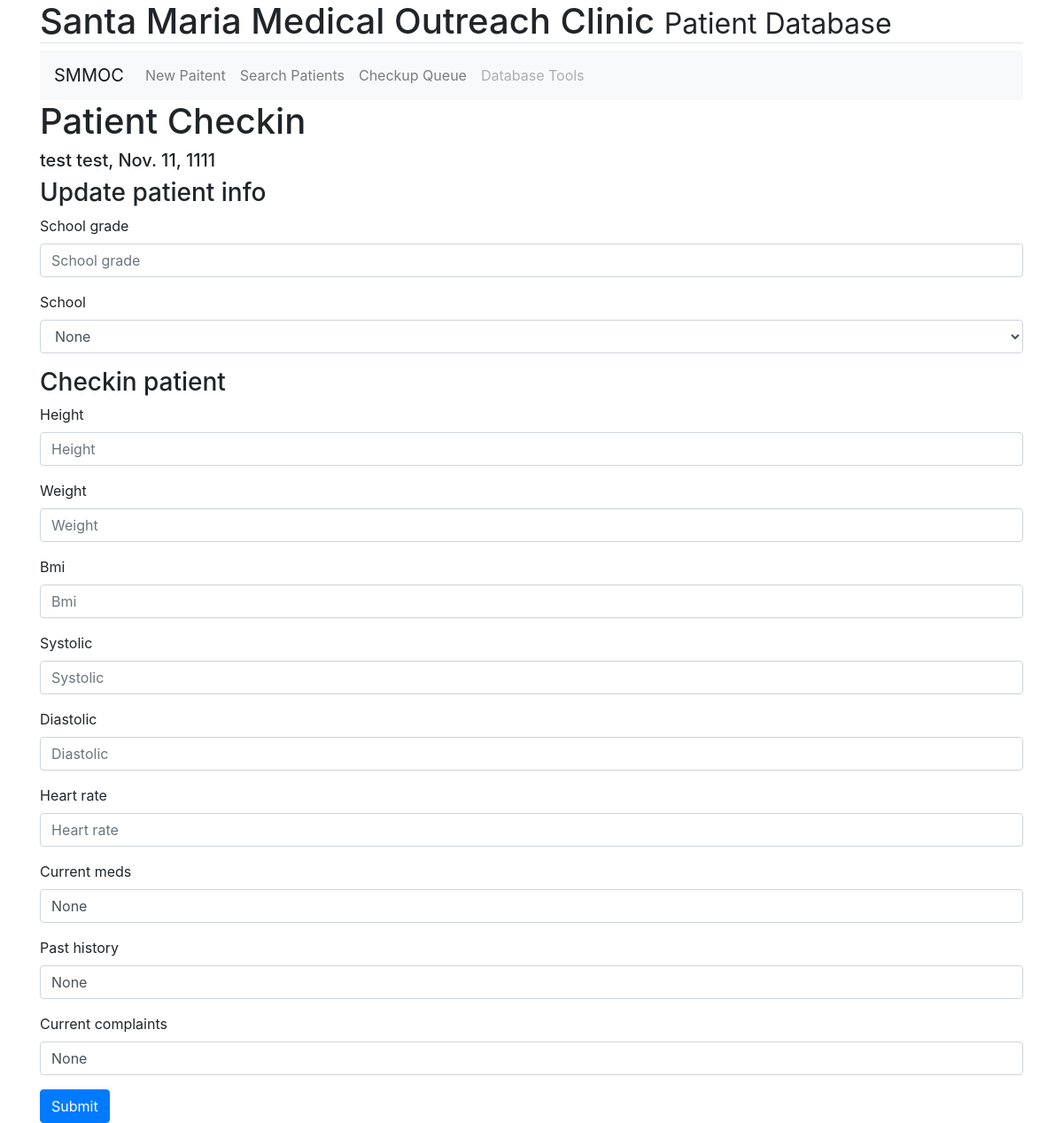
Page /existing_checkin/3/ on the committed database.
### patientRecords/models.py (models this page shows, shortened)
class PatientInfo(models.Model):
    first_name = models.CharField(max_length=100)
    nickname = models.CharField(max_length=100, blank=True)
    last_name = models.CharField(max_length=100)
    date_of_birth = models.DateField(auto_now=False, auto_now_add=False)
    school_grade = models.CharField(max_length=15, blank=True)
    MALE = 'Male'
    FEMALE = 'Female'
    NEITHER = 'Neither'
    SEX_CHOICES =(
        (MALE, 'Male'),
        (FEMALE, 'Female'),
        (NEITHER,'Neither'),
    )
    sex = models.CharField(max_length=7, choices=SEX_CHOICES, default=NEITHER)
    SANTA_MARIA = 'Santa Maria'
    SAN_JOSE = 'San Jose'
    PREPA = 'Prepa'
    NONE = 'None'
    SCHOOL_CHOICES=(
        (SANTA_MARIA, 'Santa Maria'),
        (SAN_JOSE, 'San Jose'),
        (PREPA, 'Prepa'),
        (NONE, 'None')
    )
    school = models.CharField(max_length=20, choices=SCHOOL_CHOICES, default=NONE)

### patientRecords/views.py (the view)
# urls.py: path('existing_checkin/<int:patient_id>/', views.ExistingCheckin, name="existing_checkin"),
def ExistingCheckin(request, patient_id):
    patient = get_object_or_404(PatientInfo, pk=patient_id)
    updateForm = forms.ExistingCheckinUpdate()
    form = forms.CheckinForm()
    return render(request, 'patientRecords/existing_checkin.html', {'patient':patient,
        'updateForm':updateForm, 'form':form })

### patientRecords/forms.py
class ExistingCheckinUpdate(forms.ModelForm):
    class Meta:
        model = models.PatientInfo
        fields = ['school_grade', 'school']

class CheckinForm(forms.ModelForm):
    class Meta:
        model = models.CheckIn
        fields = ['height', 'weight', 'bmi', 'systolic', 'diastolic',
            'heart_rate', 'current_meds', 'past_history', 'current_complaints']

### patientRecords/templates/patientRecords/existing_checkin.html (shortened to what this page needs)
{% extends 'base_layout.html' %}
{% load bootstrap4 %}
{% block content %}
<div class="container">
  <h1>Patient Checkin</h1>
  <h5>{{patient.first_name}} {{patient.last_name}}, {{patient.date_of_birth}} </h5>
</div>
<div class="container">
  <form  action="{% url 'patientRecords:existing_checkin_submit' %}" method="POST" class="form">
    <h3>Update patient info</h3>
    {% bootstrap_form updateForm %}
    <h3>Checkin patient</h3>
    {% bootstrap_form form %}
    {% buttons %}
        <button type="submit" class="btn btn-primary">Submit</button>
    {% endbuttons %}
  </form>
</div>
{% endblock %}

### rows in the picture
PatientInfo: first_name "test", last_name "test", date_of_birth "Nov. 11, 1111"
